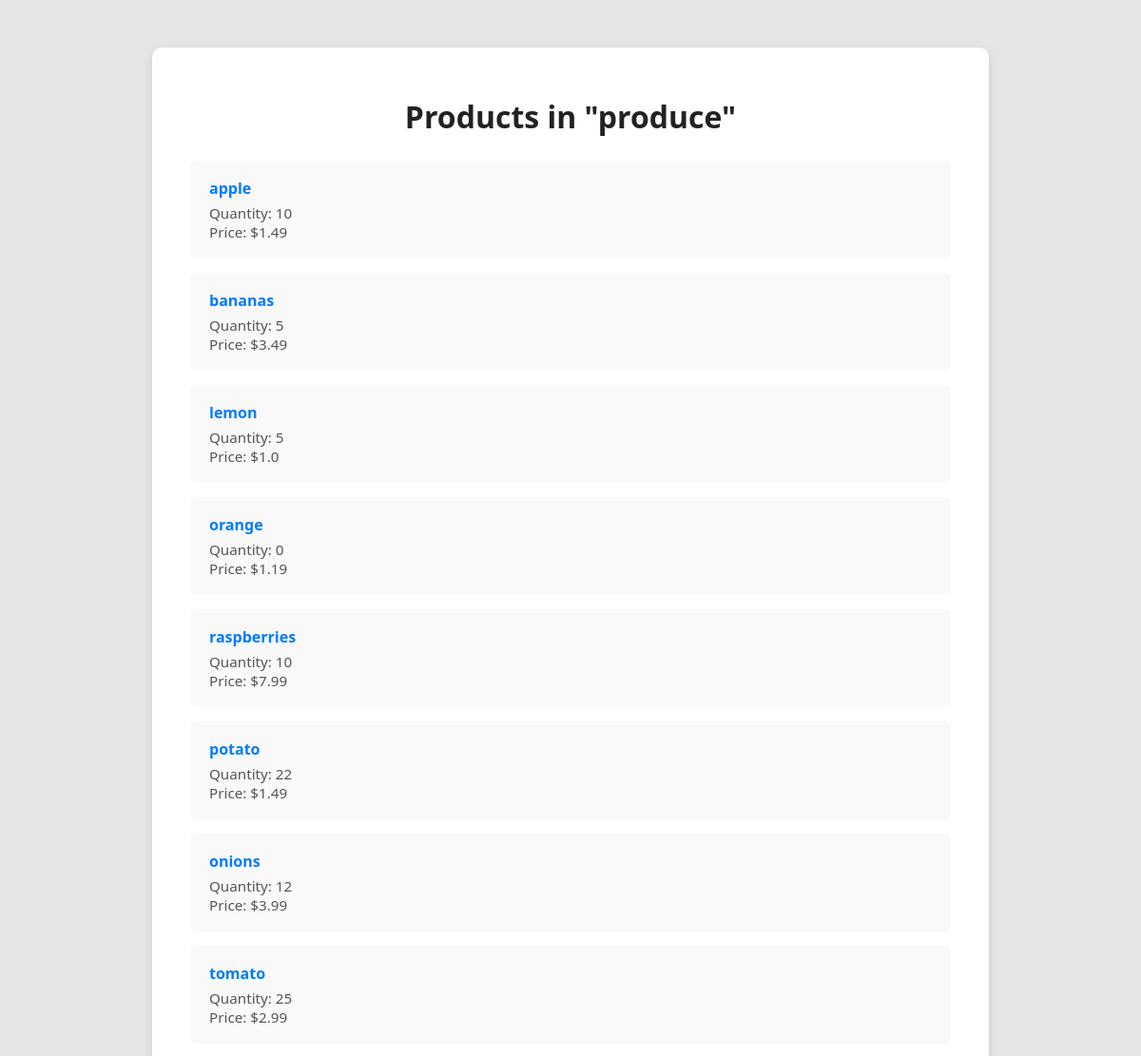
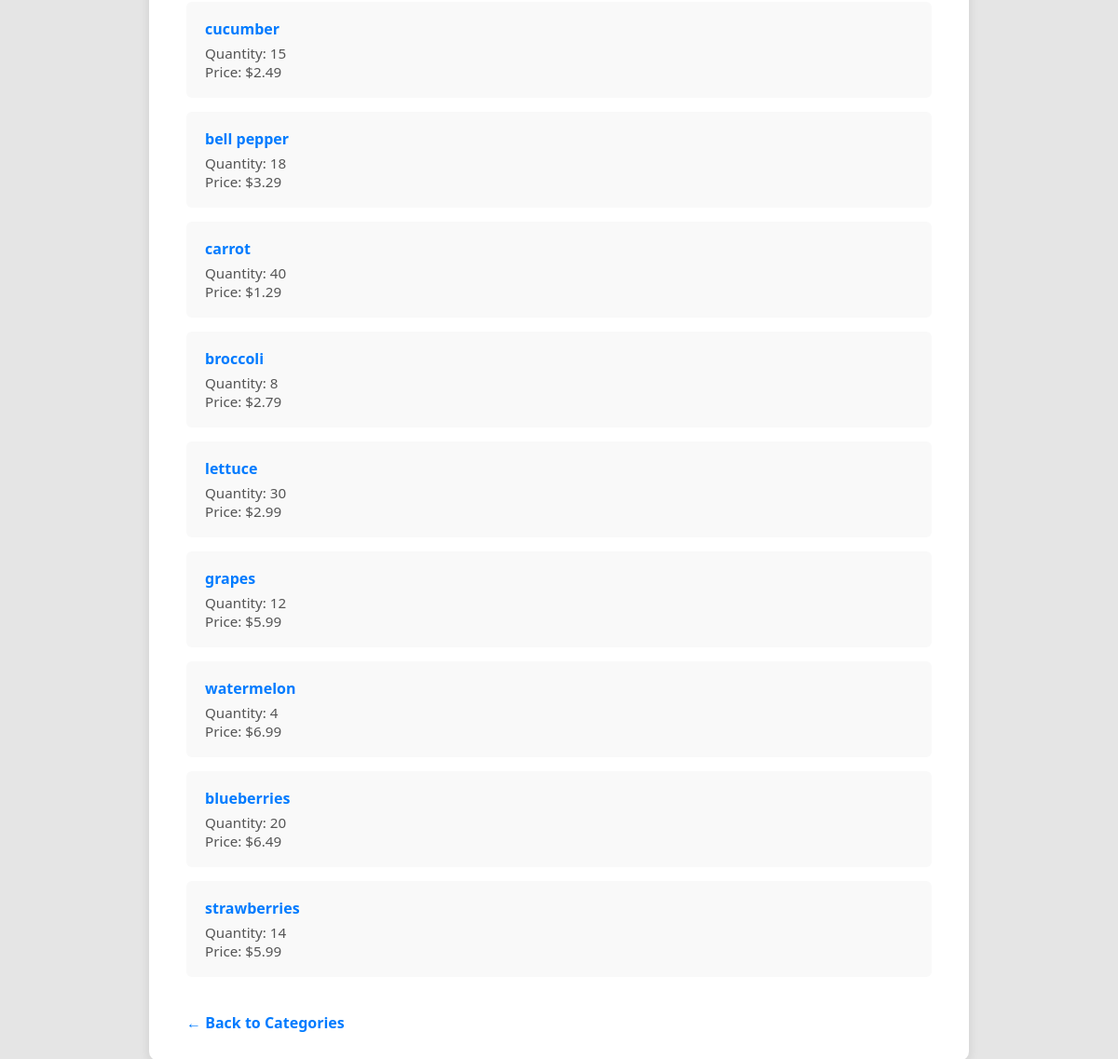
/categories/produce, run on the app's committed database (2 pictures, top to bottom).
### app.py (models this page shows)
class Product(db.Model):
    __tablename__ = "products"
    id = mapped_column(Integer, primary_key=True)
    name = mapped_column(String)
    qty = mapped_column(Integer, default=0)
    price = mapped_column(Float)
    category_id = mapped_column(Integer, ForeignKey("Categories.id"))
    category = relationship("Category", back_populates="products")

### app.py (the view)
@app.route("/categories/<string:category_name>")
def category_products(category_name):
    products = db.session.execute(db.select(Product).where(Product.category.has(Category.name == category_name))).scalars()
    return render_template("products.html", category=category_name, data=products)

### templates/products.html (shortened to what this page needs)
<!DOCTYPE html>
<html lang="en">
<head>
    <link rel="stylesheet" href="{{ url_for('static', filename='style.css') }}">
</head>
<body>
    <div class="customers-container">
        <h1>
            {% if category %}Products in "{{ category }}"{% else %}All Products{% endif %}
        </h1>
        {% if data %}
        <ul class="customers-list">
            {% for product in data %}
            <li>
                <div class="customer-info">
                    <span class="customer-name">{{ product.name }}</span>
                    <span class="customer-phone">Quantity: {{ product.qty }}</span>
                    {% if product.price is defined %}
                        <span class="customer-phone">Price: ${{ product.price }}</span>
                    {% endif %}
                </div>
            </li>
            {% endfor %}
        </ul>
        {% else %}
        <p>No products found.</p>
        {% endif %}
        <br>
        {% if category %}
        <a class="customer-link" href="{{ url_for('show_categories') }}">← Back to Categories</a>
        {% else %}
        <a class="customer-link" href="{{ url_for('home') }}">← Back to Homepage</a>
        {% endif %}
    </div>
</body>
</html>

### static/style.css (style rules this page uses)
body { font-family: 'Segoe UI', Tahoma, Geneva, Verdana, sans-serif; background-color: #e5e5e5; margin: 0; padding: 0; color: #333; }
.customers-container { max-width: 800px; margin: 50px auto; background-color: #ffffff; border-radius: 10px; padding: 30px 40px; box-shadow: 0 4px 12px rgba(0, 0, 0, 0.1); }
.customers-container h1 { color: #222; text-align: center; margin-bottom: 25px; }
.customers-list { list-style-type: none; padding: 0; }
.customers-list li { background-color: #f9f9f9; margin-bottom: 15px; padding: 18px 20px; border-radius: 6px; display: flex; justify-content: space-between; align-items: center; transition: background-color 0.2s ease-in-out; }
.customer-info { display: flex; flex-direction: column; }
.customer-name { font-weight: bold; color: #007BFF; margin-bottom: 5px; }
.customer-phone { font-size: 0.95rem; color: #555; }
.customer-link { text-decoration: none; color: #007BFF; font-weight: bold; }

### data on the page
Product: name "apple", qty "10", price "1.49"
Product: name "bananas", qty "5", price "3.49"
Product: name "lemon", qty "5", price "1.0"
Product: name "orange", qty "0", price "1.19"
Product: name "raspberries", qty "10", price "7.99"
Product: name "potato", qty "22", price "1.49"
Product: name "onions", qty "12", price "3.99"
Product: name "tomato", qty "25", price "2.99"
Product: name "cucumber", qty "15", price "2.49"
Product: name "bell pepper", qty "18", price "3.29"
Product: name "carrot", qty "40", price "1.29"
Product: name "broccoli", qty "8", price "2.79"
Product: name "lettuce", qty "30", price "2.99"
Product: name "grapes", qty "12", price "5.99"
Product: name "watermelon", qty "4", price "6.99"
Product: name "blueberries", qty "20", price "6.49"
Product: name "strawberries", qty "14", price "5.99"

### other printed values
{{ category }} "produce"
